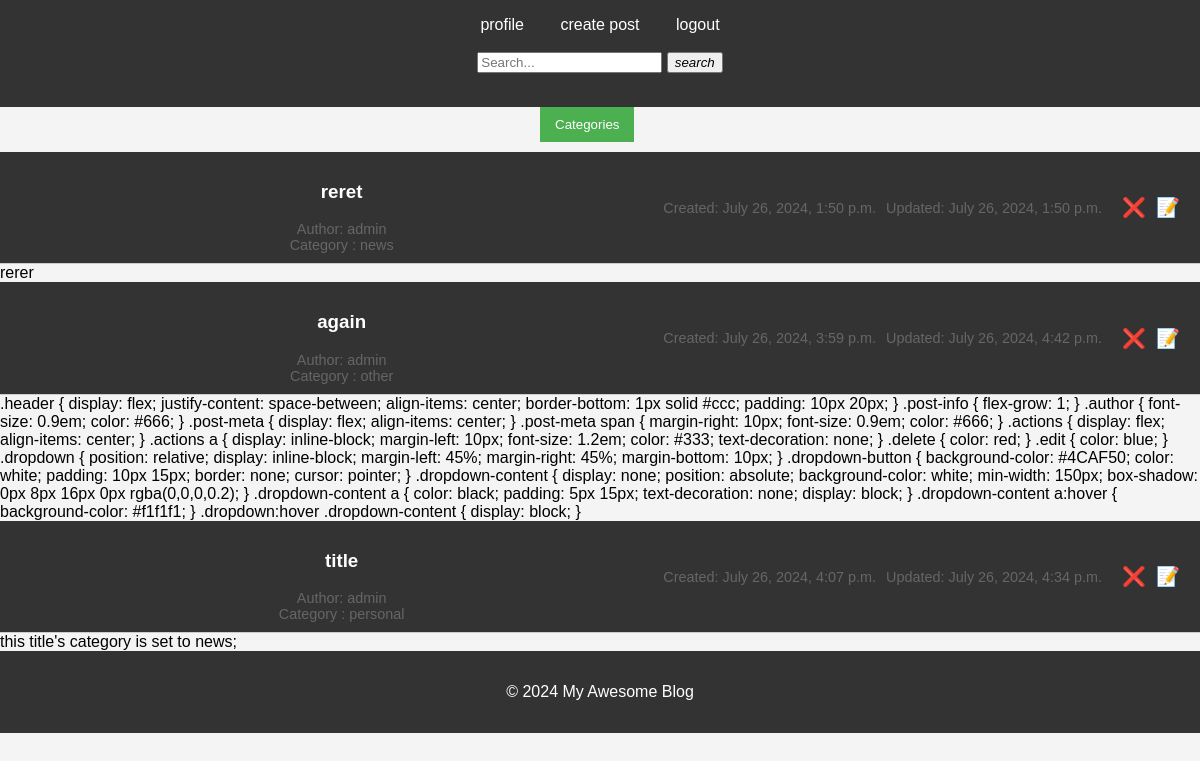
The app's page / (signed in), older data.
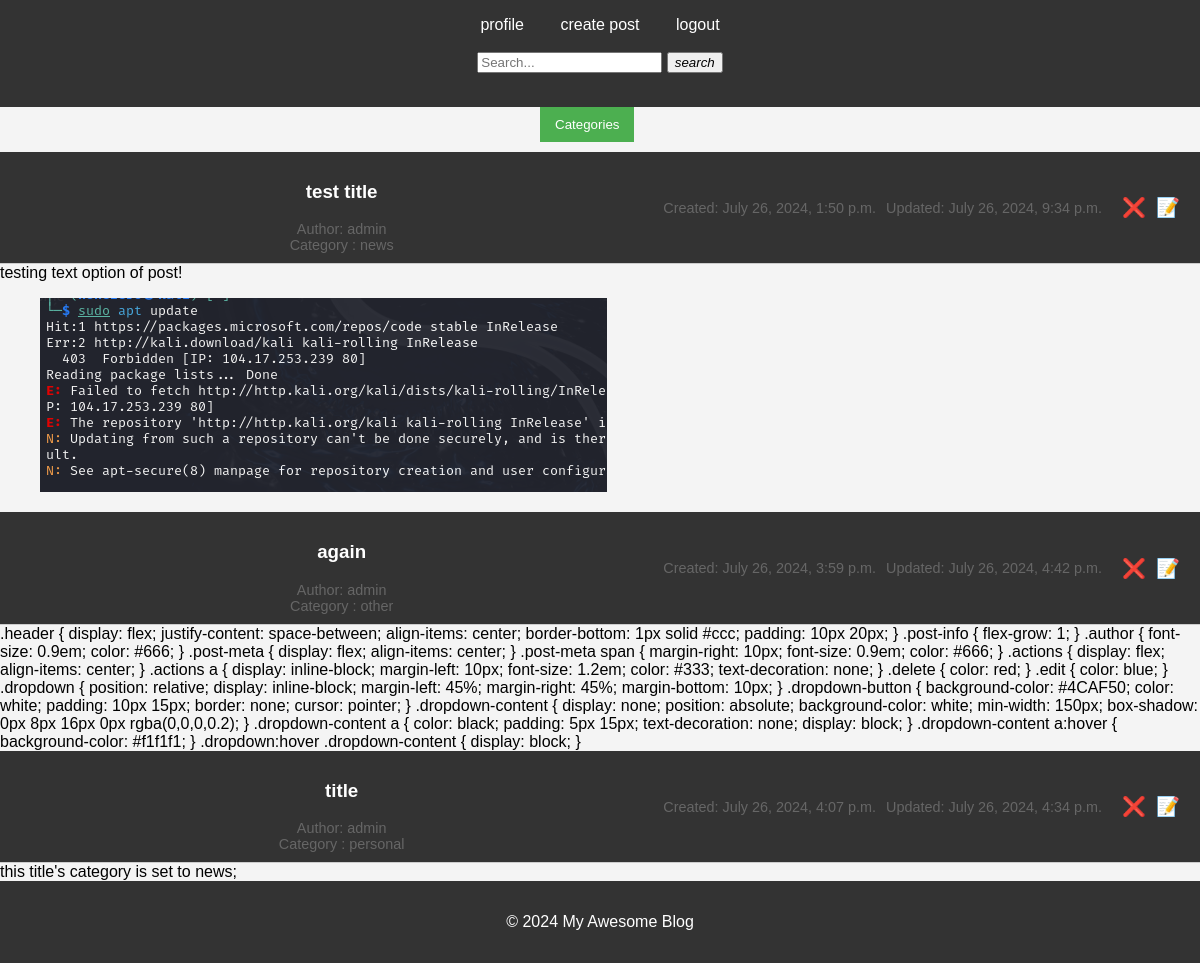
The same page, newer data.
### blogapp/models.py (models this page shows, shortened)
class BlogPost(models.Model):
    title = models.CharField(max_length=100)
    author = models.ForeignKey(
        CustomUsers, max_length=100, on_delete=models.CASCADE
    )
    created_at = models.DateTimeField(auto_now_add=True)
    updated_at = models.DateTimeField(auto_now=True)
    text = models.TextField()
    cate_gory = models.ForeignKey(
        Categories, on_delete=models.CASCADE,
        help_text="must be selected from existing options",
        default=None,
        null=True
    )
    images = models.ImageField( null=True, blank=True)
    class Meta:
        ordering = ['-created_at',]

class Categories(models.Model):
    category = models.CharField(
        max_length=150,
        default=None,
        null=True
    )
    def __str__(self):
        return self.category

### users/models.py (models this page shows)
class CustomUsers(AbstractBaseUser, PermissionsMixin):
    profile_pic = models.ImageField(upload_to='users/images') #for profile
    username_validator = UnicodeUsernameValidator()
    username = models.CharField(
        unique=True,
        validators=[username_validator,],
        max_length=59
    )
    email = models.EmailField(max_length=180)
    first_name = models.CharField(max_length=59, blank=True)
    last_name = models.CharField(max_length=59, blank=True)
    choices = (
        ('Male', 'male'),
        ('Female', 'female')
    )
    gender = models.CharField(max_length=10, choices=choices)
    is_staff = models.BooleanField(default=False)
    is_active = models.BooleanField(default=True)
    date_joined = models.DateTimeField(auto_now_add=True)
    objects = CustomUserManager()
    USERNAME_FIELD = 'username'
    REQUIRED_FIELDS = ['email']
    def __str__(self):
        return self.username

### blogapp/views.py (the view)
# urls.py: path('', Home, name="homepage"),
@login_required(login_url='blogapp:mainpage')
def Home(request):
    items = Categories.objects.all()
    queryset = BlogPost.objects.all().order_by('created_at')
    return render(request, 'blogapp/homepage.html', {'posts':queryset, 'items':items})

### templates/blogapp/homepage.html (shortened to what this page needs)
{% load static %}
<!DOCTYPE html>
<html lang="en">
<head>
    <link rel="stylesheet" href="{% static 'blogapp/css/homepage.css' %}">
    <link rel="stylesheet" href="{% static 'blogapp/css/all_posts.css' %}">
</head>
<body>
    <header>
        <nav>
            <ul>
                <li><a  href="{% url 'users:profile' %}">profile</a></li>
                <li><a href="{% url 'blogapp:create_post' %}">create post</a></li>
                <li><a  href="{% url 'users:logout' %}">logout</a></li> <br>
                <li>
                    <form action="{% url 'blogapp:search' %}" method="get">
                        <input type="text" name="query" placeholder="Search...">
                        <button type="submit">
                            <i class="fas fa-search">search</i>
                        </button>
                    </form>
                </li>
            </ul>
        </nav>
    </header>
    <div class="dropdown">
        <button class="dropdown-button">Categories</button>
      </div>
    {% if posts %}
    {% for post in posts %}
    <div class="container">
        <header class="header">
            <div class="post-info">
                <h3>{{ post.title }}</h3>
                <div class="author">
                    <span>Author: {{ post.author }}</span> <br>
                    <span>Category : {{post.cate_gory}}</span>
                </div>
            </div>
            <div class="post-meta">
                <span>Created: {{ post.created_at }}</span>
                <span>Updated: {{ post.updated_at }}</span>
                <div class="actions">
                    <a href="{% url 'blogapp:deletepost' post.id %}" class="delete">❌</a>
                    <a href="{% url 'blogapp:update' post.id %}" class="edit">📝</a>
                </div>
            </div>
        </header>
        <div class="post-content">
            {{ post.text|safe }}
            {% if post.images %}
                <figure>
                    <a href="{{ post.images.url }}" target="_top">
                        <img src="{{ post.images.url }}" alt="{{ image.alt_text }}">
                    </a>
                </figure>
            {% endif %}
        </div>
    </div>
    {% endfor %}
    {% else %}
        <h3 style="text-align: center; color:red;">NO POST HERE TO DISPLAY</h3>
    {% endif %}
    <footer>
        <p>&copy; 2024 My Awesome Blog</p>
    </footer>
</body>
</html>

Row changes from the older to the newer data that the page shows:
changed BlogPost "news": title "reret" → "test title"; updated_at "July 26, 2024, 1:50 p.m." → "July 26, 2024, 9:34 p.m."; text "rerer" → "testing text option of post!"; images: picture added
